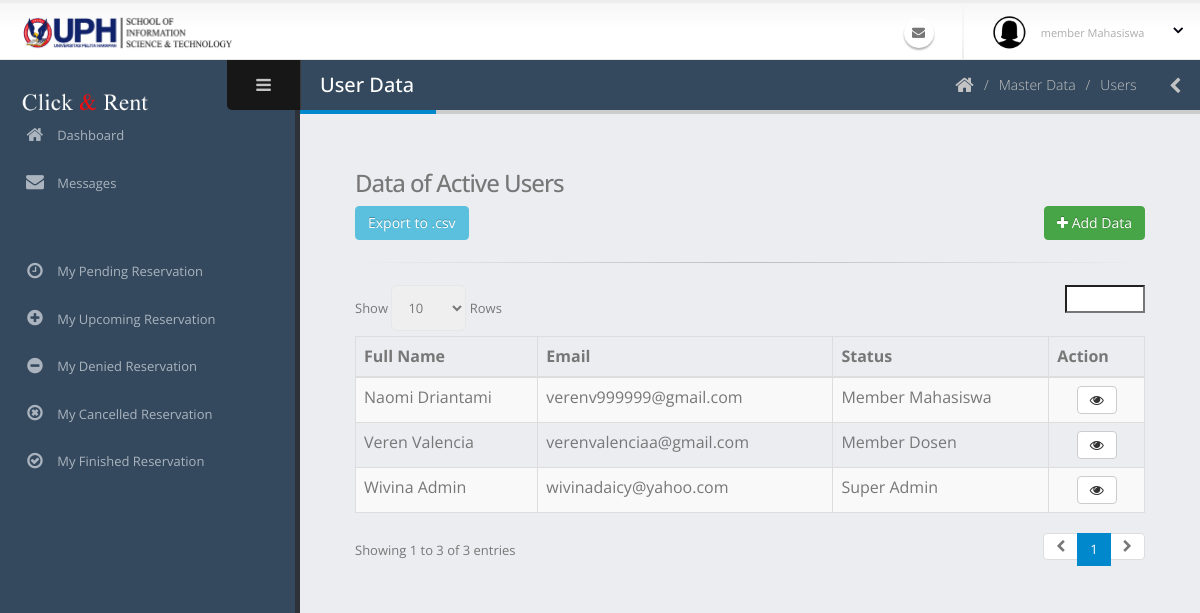
/admin/pengguna.php, run on an earlier commit of the app's database.
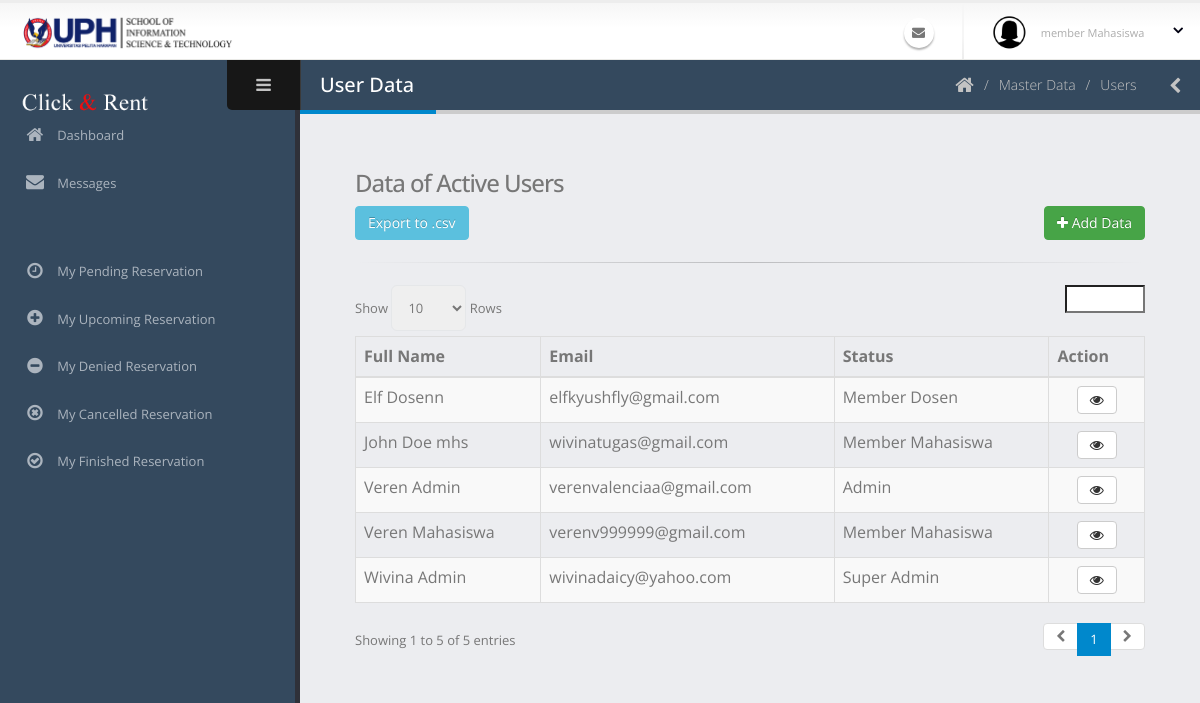
And on a later commit of the database.
### tables this page shows
CREATE TABLE `pengguna` (
  `id_pengguna` varchar(40) NOT NULL COMMENT 'USER-0',
  `email` varchar(50) NOT NULL,
  `kata_sandi` text NOT NULL,
  `nama_lengkap` varchar(60) NOT NULL,
  `jenis_kelamin` char(1) NOT NULL,
  `tanggal_lahir` date NOT NULL,
  `alamat` text NOT NULL,
  `no_hp` varchar(20) NOT NULL,
  `tanggal_masuk` date NOT NULL,
  `status_pengguna` int(11) NOT NULL COMMENT '1: SUPER ADMIN, 2: ADMIN, 3: MEMBER DOSEN, 4:MEMBER MAHASISWA',
  `status_daftar` int(11) NOT NULL COMMENT '0 =TIDAK AKTIF, 1=MENUNGGU APPROVE, 2=AKTIF, 3=DITOLAK',
  `user_add` varchar(40) NOT NULL,
  `waktu_add` datetime NOT NULL,
  `user_edit` varchar(40) NOT NULL,
  `waktu_edit` datetime NOT NULL,
  `user_delete` varchar(40) NOT NULL,
  `waktu_delete` datetime NOT NULL,
  `status_delete` int(11) NOT NULL
);

### admin/pengguna.php (the view, shortened to what this page needs)
<?php include('req/head.php');?>
<?php include('req/header.php');?>
<?php include('req/leftbar.php');?>
	<section role="main" class="content-body">
		<header class="page-header">
			<h2>User Data</h2>
			<div class="right-wrapper pull-right">
				<ol class="breadcrumbs">
					<li>
						<a href="index.php">
							<i class="fa fa-home"></i>
						</a>
					</li>
					<li><span>Master Data</span></li>
					<li><span>Users</span></li>
				</ol>
				<a class="sidebar-right-toggle" data-open="sidebar-right"><i class="fa fa-chevron-left"></i></a>
			</div>
		</header>
<div class="container-fluid">
<h3>Data of Active Users</h3>
<a class="btn btn-info" href="exportPengguna.php?export=true">Export to .csv</a>
	<?php include('pengguna/modalTambah.php');?>
	<br>
	<hr>
	<table  class="table table-bordered table-striped mb-none" id="datatable-default">
		<thead>
			<tr>
				<th>Full Name</th>
				<th>Email</th>
				<th>Status</th>
				<th>Action</th>
			</tr>
		</thead>
		<tbody>
		<?php
			$query = mysqli_query($koneksi, "SELECT * from pengguna WHERE status_delete='0' AND status_daftar='2'");
			while($data=mysqli_fetch_array($query)){
			?>
			<tr>
				<td><?php echo $data['nama_lengkap']?></td>
				<td><?php echo $data['email']?></td>
				<?php
						   if($data['status_pengguna']=="1"){
							   $statusnya = "Super Admin";
						   }else if($data['status_pengguna']=="2"){
							   $statusnya = "Admin";
						   }else if($data['status_pengguna']=="3"){
								$statusnya = "Member Dosen";
						   }else{
								$statusnya = "Member Mahasiswa";
						   }
						?>
				<td><?php echo $statusnya?></td>
				<td class="text-center">
					<a class="modal-with-form btn btn-default" data-toggle="tooltip" data-placement="top" title="Detail" href="#modaldetail<?php echo $data['id_pengguna'];?>"><i class='fa fa-eye'></i>
					</a>
				</td>
			</tr>
			<?php } ?>
		</tbody>
	</table>
</div>
<br>
<br>
<?php include('req/endtitle.php');?>
<?php include('req/script.php');?>

What changed in the data, as far as the page shows it:
changed pengguna "verenvalenciaa@gmail.com": nama_lengkap "Veren Valencia" → "Veren Admin"; status_pengguna "Member Dosen" → "Admin"
changed pengguna: nama_lengkap "Naomi Driantami" → "Elf Dosenn"; email "verenv999999@gmail.com" → "elfkyushfly@gmail.com"; status_pengguna "Member Mahasiswa" → "Member Dosen"
added pengguna: nama_lengkap "Veren Mahasiswa", email "verenv999999@gmail.com", status_pengguna "Member Mahasiswa"
added pengguna: nama_lengkap "John Doe mhs", email "wivinatugas@gmail.com", status_pengguna "Member Mahasiswa"
Also different on the page:
text written by a page script: "Show Rows Showing 1 to 3 of 3 entries 1" → "Show Rows Showing 1 to 5 of 5 entries 1"
